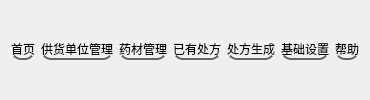
         <widget class="QWidget" name="widget_2" native="true">
          <layout class="QHBoxLayout" name="horizontalLayout_21">
           <item>
            <widget class="QPushButton" name="pushButton_12">
             <property name="styleSheet">
              <string notr="true">QPushButton{
    font: 18pt &quot;华文行楷&quot;;
    background: rgba(255, 255, 255, 60);
    color: black;
    border-radius: 10px;
    font-family: 华文行楷;
    border-bottom: 2px solid rgb(100,100,100); /* 新增代码 */
}

QPushButton:hover{                    
    background: rgba(0, 0, 0, 100);
font: 20pt &quot;华文行楷&quot;;
border-bottom: 2px solid rgb(0,0,0);

}

QPushButton:pressed{
    background: darkgray;
font: 20pt &quot;华文行楷&quot;;
}</string>
             </property>
             <property name="text">
              <string>首页</string>
             </property>
            </widget>
           </item>
           <item>
            <widget class="QPushButton" name="pushButton_9">
             <property name="styleSheet">
              <string notr="true">QPushButton{
    font: 18pt &quot;华文行楷&quot;;
    background: rgba(255, 255, 255, 60);
    color: black;
    border-radius: 10px;
    font-family: 华文行楷;
    border-bottom: 2px solid rgb(100,100,100); /* 新增代码 */
}

QPushButton:hover{                    
    background: rgba(0, 0, 0, 100);
font: 20pt &quot;华文行楷&quot;;
border-bottom: 2px solid rgb(0,0,0);

}

QPushButton:pressed{
    background: darkgray;
font: 20pt &quot;华文行楷&quot;;
}</string>
             </property>
             <property name="text">
              <string>供货单位管理</string>
             </property>
            </widget>
           </item>
           <item>
            <widget class="QPushButton" name="pushButton_8">
             <property name="styleSheet">
              <string notr="true">QPushButton{
    font: 18pt &quot;华文行楷&quot;;
    background: rgba(255, 255, 255, 60);
    color: black;
    border-radius: 10px;
    font-family: 华文行楷;
    border-bottom: 2px solid rgb(100,100,100); /* 新增代码 */
}

QPushButton:hover{                    
    background: rgba(0, 0, 0, 100);
font: 20pt &quot;华文行楷&quot;;
border-bottom: 2px solid rgb(0,0,0);

}

QPushButton:pressed{
    background: darkgray;
font: 20pt &quot;华文行楷&quot;;
}</string>
             </property>
             <property name="text">
              <string>药材管理</string>
             </property>
            </widget>
           </item>
           <item>
            <widget class="QPushButton" name="pushButton_6">
             <property name="styleSheet">
              <string notr="true">QPushButton{
    font: 18pt &quot;华文行楷&quot;;
    background: rgba(255, 255, 255, 60);
    color: black;
    border-radius: 10px;
    font-family: 华文行楷;
    border-bottom: 2px solid rgb(100,100,100); /* 新增代码 */
}

QPushButton:hover{                    
    background: rgba(0, 0, 0, 100);
font: 20pt &quot;华文行楷&quot;;
border-bottom: 2px solid rgb(0,0,0);

}

QPushButton:pressed{
    background: darkgray;
font: 20pt &quot;华文行楷&quot;;
}</string>
             </property>
             <property name="text">
              <string>已有处方</string>
             </property>
            </widget>
           </item>
           <item>
            <widget class="QPushButton" name="pushButton_7">
             <property name="styleSheet">
              <string notr="true">QPushButton{
    font: 18pt &quot;华文行楷&quot;;
    background: rgba(255, 255, 255, 60);
    color: black;
    border-radius: 10px;
    font-family: 华文行楷;
    border-bottom: 2px solid rgb(100,100,100); /* 新增代码 */
}

QPushButton:hover{                    
    background: rgba(0, 0, 0, 100);
font: 20pt &quot;华文行楷&quot;;
border-bottom: 2px solid rgb(0,0,0);

}

QPushButton:pressed{
    background: darkgray;
font: 20pt &quot;华文行楷&quot;;
}</string>
             </property>
             <property name="text">
              <string>处方生成</string>
             </property>
            </widget>
           </item>
           <item>
            <widget class="QPushButton" name="pushButton_10">
             <property name="styleSheet">
              <string notr="true">QPushButton{
    font: 18pt &quot;华文行楷&quot;;
    background: rgba(255, 255, 255, 60);
    color: black;
    border-radius: 10px;
    font-family: 华文行楷;
    border-bottom: 2px solid rgb(100,100,100); /* 新增代码 */
}

QPushButton:hover{                    
    background: rgba(0, 0, 0, 100);
font: 20pt &quot;华文行楷&quot;;
border-bottom: 2px solid rgb(0,0,0);

}

QPushButton:pressed{
    background: darkgray;
font: 20pt &quot;华文行楷&quot;;
}</string>
             </property>
             <property name="text">
              <string>基础设置</string>
             </property>
            </widget>
           </item>
           <item>
            <widget class="QPushButton" name="pushButton_11">
             <property name="styleSheet">
              <string notr="true">QPushButton{
    font: 18pt &quot;华文行楷&quot;;
    background: rgba(255, 255, 255, 60);
    color: black;
    border-radius: 10px;
    font-family: 华文行楷;
    border-bottom: 2px solid rgb(100,100,100); /* 新增代码 */
}

QPushButton:hover{                    
    background: rgba(0, 0, 0, 100);
font: 20pt &quot;华文行楷&quot;;
border-bottom: 2px solid rgb(0,0,0);

}

QPushButton:pressed{
    background: darkgray;
font: 20pt &quot;华文行楷&quot;;
}</string>
             </property>
             <property name="text">
              <string>帮助</string>
             </property>
            </widget>
           </item>
          </layout>
         </widget>
